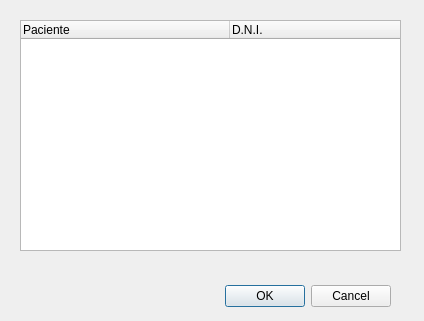
<?xml version="1.0" encoding="UTF-8"?>
<ui version="4.0">
 <class>DialogElimP</class>
 <widget class="QDialog" name="DialogElimP">
  <property name="windowModality">
   <enum>Qt::ApplicationModal</enum>
  </property>
  <property name="geometry">
   <rect>
    <x>0</x>
    <y>0</y>
    <width>424</width>
    <height>321</height>
   </rect>
  </property>
  <property name="focusPolicy">
   <enum>Qt::WheelFocus</enum>
  </property>
  <property name="windowTitle">
   <string>Eliminar Paciente</string>
  </property>
  <widget class="QDialogButtonBox" name="buttonBox">
   <property name="geometry">
    <rect>
     <x>210</x>
     <y>280</y>
     <width>181</width>
     <height>32</height>
    </rect>
   </property>
   <property name="orientation">
    <enum>Qt::Horizontal</enum>
   </property>
   <property name="standardButtons">
    <set>QDialogButtonBox::Cancel|QDialogButtonBox::Ok</set>
   </property>
  </widget>
  <widget class="QTreeWidget" name="treeWidget">
   <property name="geometry">
    <rect>
     <x>20</x>
     <y>20</y>
     <width>381</width>
     <height>231</height>
    </rect>
   </property>
   <property name="lineWidth">
    <number>1</number>
   </property>
   <property name="midLineWidth">
    <number>1</number>
   </property>
   <property name="autoScrollMargin">
    <number>16</number>
   </property>
   <property name="alternatingRowColors">
    <bool>true</bool>
   </property>
   <property name="columnCount">
    <number>2</number>
   </property>
   <attribute name="headerDefaultSectionSize">
    <number>209</number>
   </attribute>
   <attribute name="headerMinimumSectionSize">
    <number>170</number>
   </attribute>
   <column>
    <property name="text">
     <string>Paciente</string>
    </property>
   </column>
   <column>
    <property name="text">
     <string>D.N.I.</string>
    </property>
   </column>
  </widget>
 </widget>
 <tabstops>
  <tabstop>buttonBox</tabstop>
 </tabstops>
 <resources/>
 <connections>
  <connection>
   <sender>buttonBox</sender>
   <signal>accepted()</signal>
   <receiver>DialogElimP</receiver>
   <slot>accept()</slot>
   <hints>
    <hint type="sourcelabel">
     <x>248</x>
     <y>254</y>
    </hint>
    <hint type="destinationlabel">
     <x>157</x>
     <y>274</y>
    </hint>
   </hints>
  </connection>
  <connection>
   <sender>buttonBox</sender>
   <signal>rejected()</signal>
   <receiver>DialogElimP</receiver>
   <slot>reject()</slot>
   <hints>
    <hint type="sourcelabel">
     <x>316</x>
     <y>260</y>
    </hint>
    <hint type="destinationlabel">
     <x>286</x>
     <y>274</y>
    </hint>
   </hints>
  </connection>
 </connections>
</ui>
